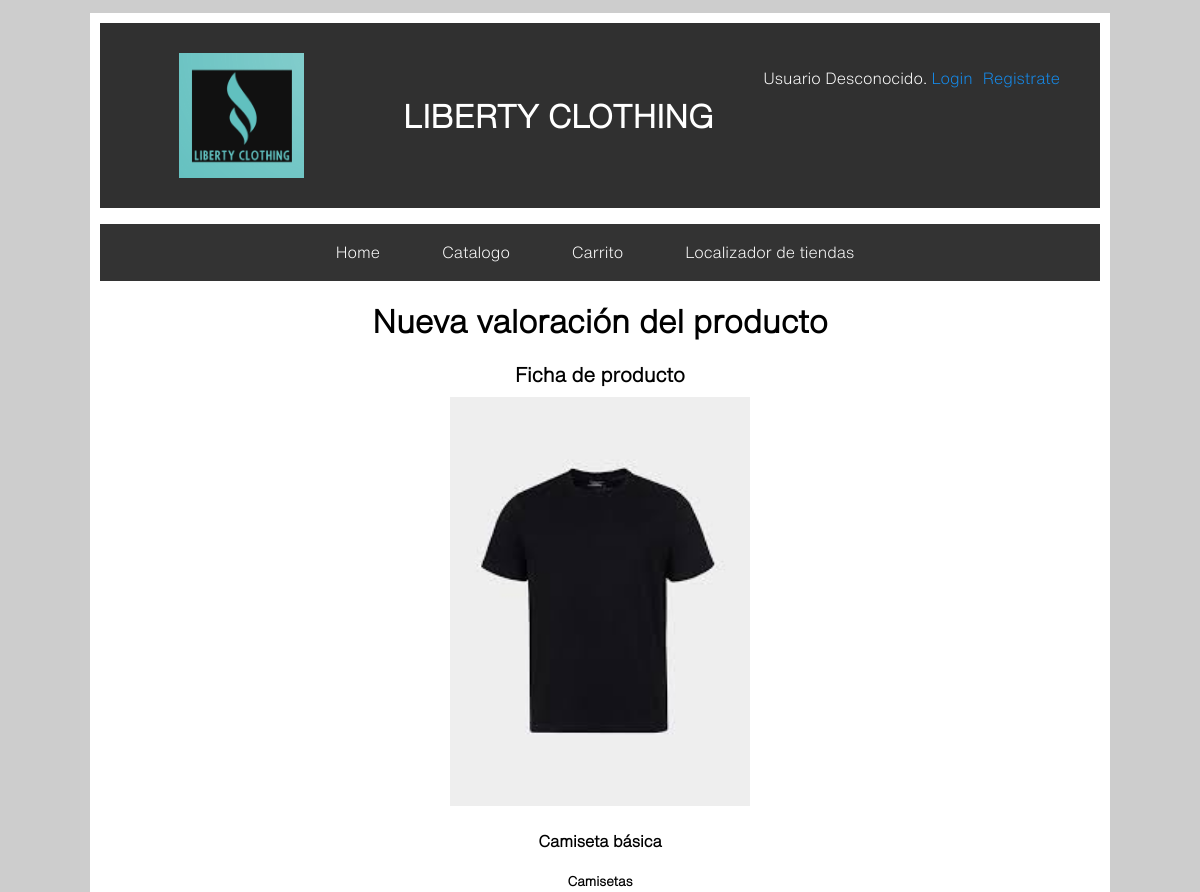
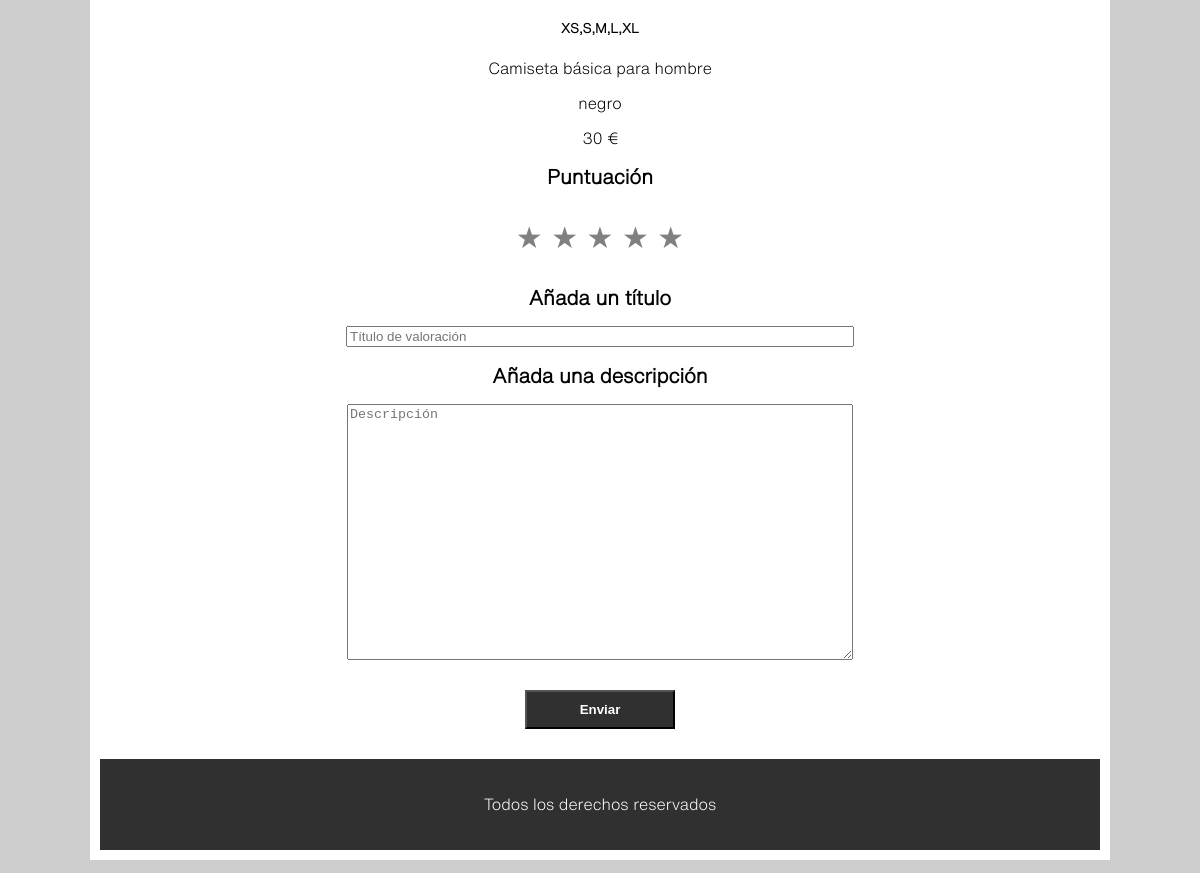
Screenshot of /nuevaValoracion.php?id=5 with the database file from the repository (2 pictures, top to bottom).
### tables this page shows
CREATE TABLE IF NOT EXISTS `ropa` (
  `ID` varchar(255) NOT NULL,
  `Nombre` varchar(255) NOT NULL,
  `Stock` int(11) NOT NULL,
  `Color` varchar(255) NOT NULL,
  `Categoria` varchar(255) NOT NULL,
  `Talla` varchar(20) NOT NULL,
  `Descripcion` varchar(1000) NOT NULL,
  `Precio` int(11) NOT NULL,
  `Imagen` varchar(1000) NOT NULL
);

### includes/logica/Ropa.php (called while the page is built, shortened)
<?php
class Ropa {
    static function mostrarproducto($id){
        $ropa = self::buscarRopa($id);
        return $ropa;
    }
    static function buscarRopa($id) {
        $conn = Aplicacion::getInstance()->getConexionBd();
        $query = "SELECT * FROM ropa WHERE ID = '$id'";
        $ropa = array('ID', 'Nombre', 'Descripcion', 'Stock', 'Precio', 'Categoria', 'Talla', 'Color', 'Imagen');
        $result = $conn->query($query);
        if ($result != null){
            $resultado = $result->fetch_assoc();
            $ropa['ID'] = $id;
            $ropa['Nombre'] = $resultado['Nombre'];
            $ropa['Descripcion'] = $resultado['Descripcion'];
            $ropa['Stock'] = $resultado['Stock'];
            $ropa['Precio'] = $resultado['Precio'];
            $ropa['Categoria'] = $resultado['Categoria'];
            $ropa['Talla'] = $resultado['Talla'];
            $ropa['Color'] = $resultado['Color'];
            $ropa['Imagen'] = $resultado['Imagen'];
            return $ropa;
        }else{
            error_log("Error BD ({$conn->errno}):{$conn->error}");
        }
        return $ropa;
    }
}

### includes/logica/Valoracion.php (called while the page is built, shortened)
<?php
    class Valoracion{
        public static function getValoracion($nombre, $idProducto)
        {
            $app = Aplicacion::getInstance();
            $conn = $app->getConexionBd();
            $Valoracion = null;
            $sql = "SELECT * FROM valoraciones WHERE NombreUsuario = '$nombre' AND idProducto = '$idProducto'";
            if($resultado = $conn->query($sql)){
                if($resultado->num_rows > 0){
                    $Valoracion = new Valoracion();
                    $Valoracion->createValoracion($resultado->fetch_assoc());
                }
            }
            return $Valoracion;
        }
    }

### includes/config.php (called while the page is built, shortened)
<?php
spl_autoload_register(function ($class){
    $prefix ='es\\ucm\\fdi\\aw\\';
    $length = strlen($prefix);
    $base_directory= __DIR__.'/logica/';
    $relative_class = substr($class, $length);
    $file = $base_directory.str_replace('\\', '/', $relative_class).'.php';
});
?>

### nuevaValoracion.php (the view, shortened to what this page needs)
<?php
require_once 'includes/config.php';
require_once __DIR__."/includes/logica/FormularioValoracion.php";
$ropa = Ropa::mostrarproducto($_REQUEST["id"]);
    $id = $ropa["ID"];
    $nombre = $ropa["Nombre"];
    $descripcion = $ropa["Descripcion"];
    $precio = $ropa["Precio"];
    $categoria = $ropa["Categoria"];
    $talla = $ropa["Talla"];
    $color = $ropa["Color"];
    $imagen = $ropa["Imagen"];
$elimina= "";
$modo = "";
$reportador = $_SESSION['nombre'];
$val = Valoracion::getValoracion($reportador,$id);
if ($val != null) {
    $modo .= "Edita";
    $elimina .= <<<EOS
                <form action='eliminarValoracion.php' method="POST">
                    <input type="hidden" name= "user" value= $reportador>
                    <input type="hidden" name= "idP" value= $id>
                    <button type='submit'>Eliminar valoración</button>
                </form>
                EOS;
    $form = buildReviewForm($id, $val->getTitulo(), $val->getDescripcion(), $val->getEstrelllas());
}
else{
    $modo .= "Nueva";
    $form = buildReviewForm($id, "", "");
}
$contenidoPrincipal=<<<EOS
    <h1>$modo valoración del producto</h1>
    <div class="formularioValoracion-seccion">Ficha de producto</div>
        <div class="producto">
        <img alt=$descripcion src=$imagen>
        <h4>$nombre</h4>
        <h5>$categoria</h5>
        <h5>$talla</h5>
        <p>$descripcion</p>
        <p>$color</p>
        <p>$precio €</p>
        </div>
    $form $elimina
EOS;
require __DIR__.'/includes/vistas/plantillas/plantilla.php';

### css/estilo.css (style rules this page uses)
body { font-family: themillion; background-color: #CDCDCD; height: 100%; }
.producto { align-items: center; }
.producto img { width: 300px; margin-top: 10px; }
.formularioValoracion-seccion { font-size: 20px; font-weight: bold; }

### rows the page displays
ropa: Imagen (picture), Categoria "Camisetas", Talla "XS,S,M,L,XL", Descripcion "Camiseta básica para hombre", Color "negro", Precio "30"

### other values shown
$modo "Nueva"
$nombre "Camiseta básica"
